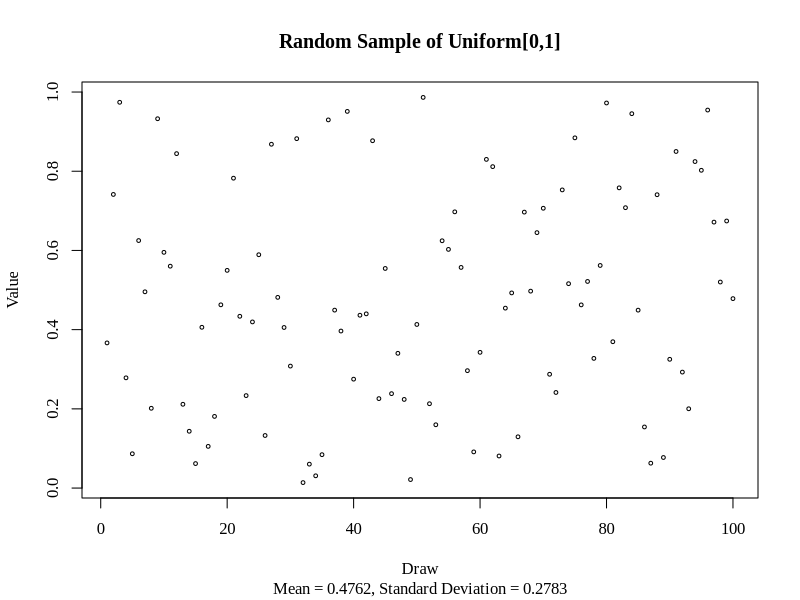
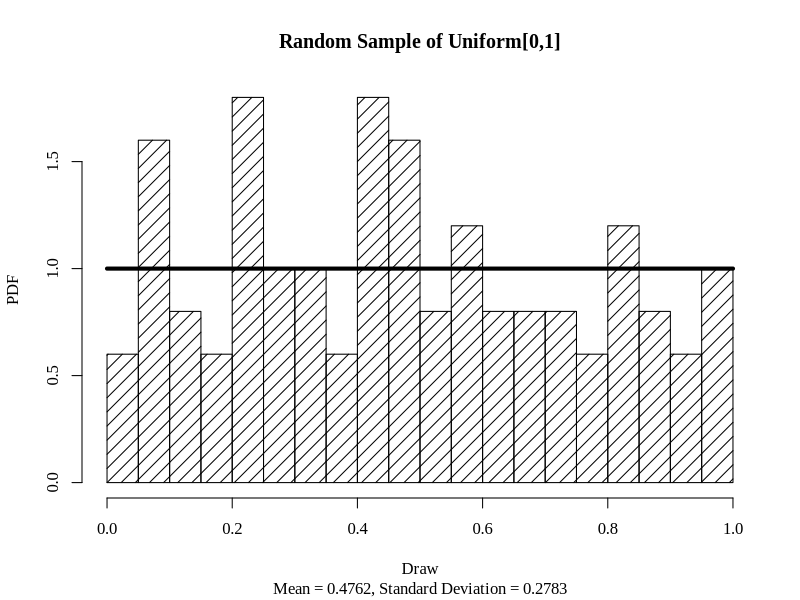
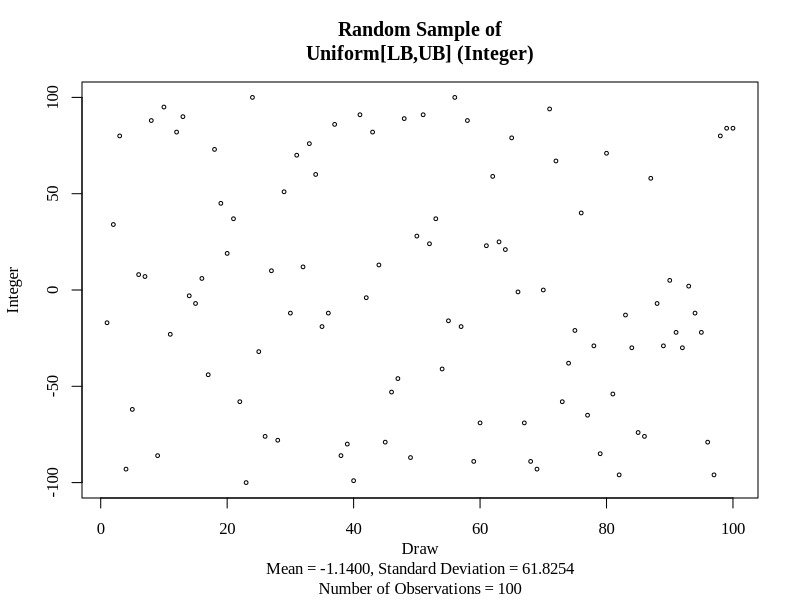
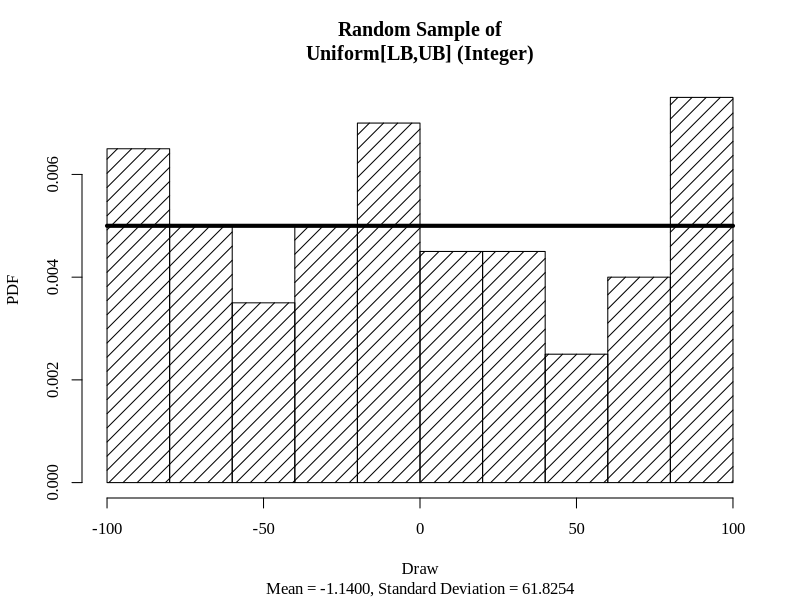
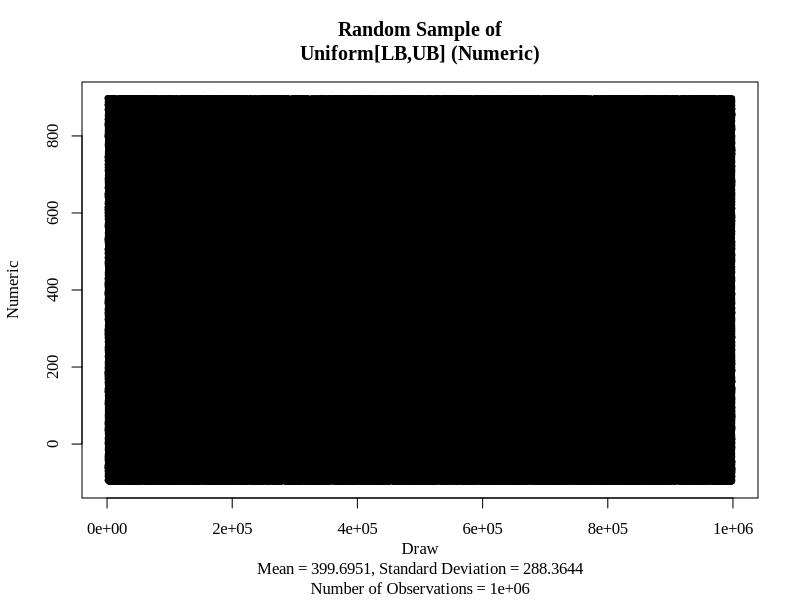
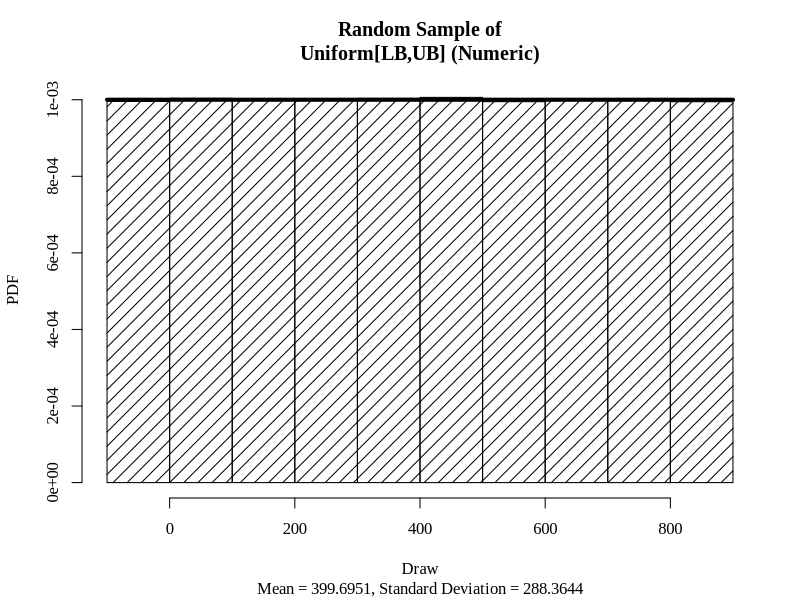
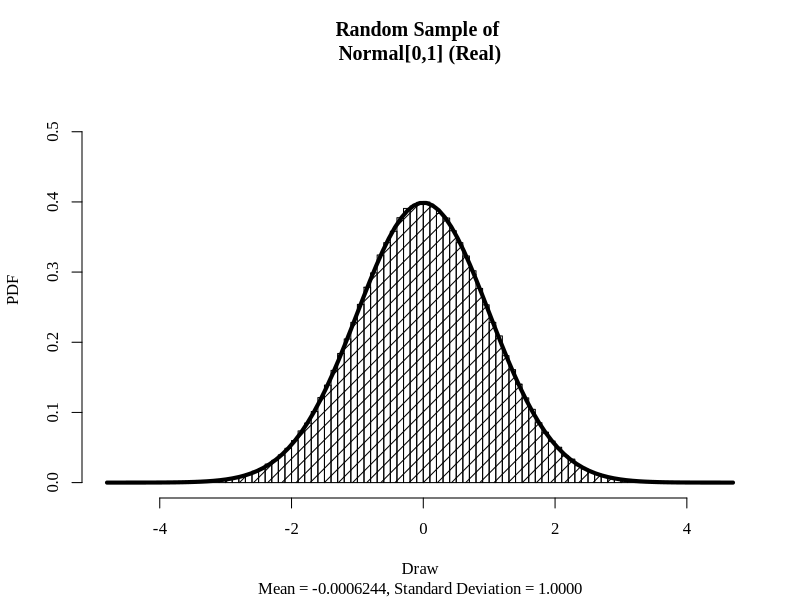
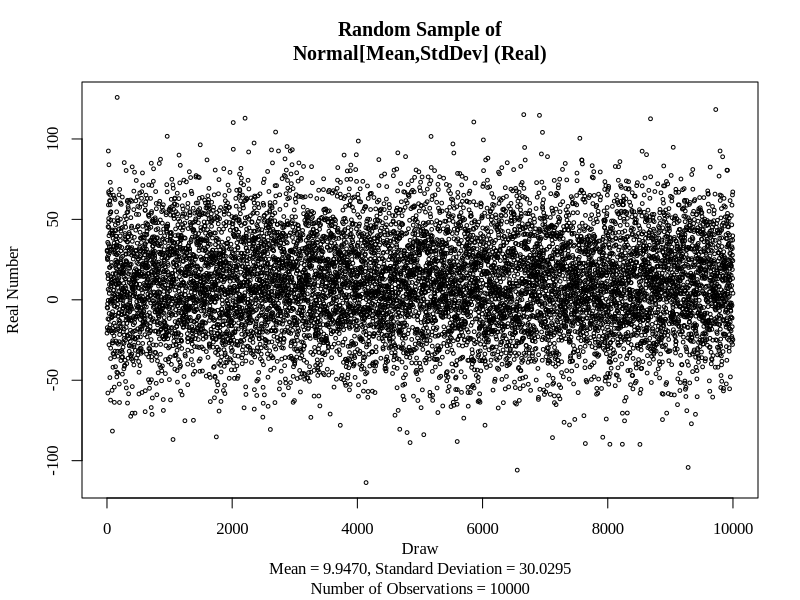

Recreate these plots in R, in order.
# 3.3 Univariate RNG Test.R
# Insight: Illustrate uniform random number generation
# stats: dunif(), punif(), qunif(), mean(), sd()
# getOptions(), options(), format(), .Machine$integer.max, plot(), hist(), curve()
# Univariate random number generator examples
# rmarkdown::render("3.3 Univariate RNG Test.R", "word_document")
rm(list = ls())  # Take out the Environment "trash"
cat("\014") # Clear Console, making error checking easier.
while (!is.null(dev.list()))  dev.off() # Clear old plots
par(family = 'Times New Roman') # Globally set fonts for graphs
# Libraries
#  date - functions for handling dates
Packages <- c("stats") 
if(length(setdiff(Packages, rownames(installed.packages()))) > 0) {
  install.packages(setdiff(Packages, rownames(installed.packages())))
} # Make sure libraries are installed on this computer
lapply(Packages, library, character.only=TRUE) # Load and attach libraries
rm(Packages)
# Input parameters
NumberOfObservations = 1 # Sample size
LowerBound = 0 # Minimum
UpperBound = 1 # Maximum
# Generates a uniform random number
SampleDraw = runif(NumberOfObservations, LowerBound, UpperBound) 
QuantileValue = 0.75 # Quantiles
# Probability density function
PDF = dunif(QuantileValue, LowerBound, UpperBound, log = FALSE) 
# Cumulative distribution function
CDF = punif(QuantileValue, LowerBound, UpperBound, lower.tail = TRUE, log.p = FALSE) 
# Quantile function
QF = qunif(CDF, LowerBound, UpperBound, lower.tail = TRUE, log.p = FALSE) 
getOption("digits")
options(digits = 4) # Data for graphs less cluttered
#
# Example 1: Standard uniform numeric with range 0 to 1
#
NumberOfObservations = 100
x = c(1:NumberOfObservations)
y = c(1:NumberOfObservations)
LowerBound = 0 # Minimum
UpperBound = 1 # Maximum
y = runif(NumberOfObservations, LowerBound, UpperBound)
yMean = mean(y)
# Details on format: (converts to character)
# trim - if FALSE, values are right justified to common width, if TRUE leading 
#  blanks for justification are suppressed
# digits - "how many significant digits are to be used," not sure
# nsmall - minimum number of digits to the right of the decimal point
# justify - left, right, or centered
yMean <- format(yMean, trim = FALSE, digits = NULL, nsmall = 4, justify = "right")
yStdDev = sd(y)
yStdDev <- format(yStdDev, trim = FALSE, digits = NULL, nsmall = 4, justify = "right")
xlim1 = c(1:2)
ylim1 = c(1:2)
MinValue = min(x)
MaxValue = max(x)
xlim1[1] = MinValue
xlim1[2] = MaxValue
MinValue = min(y)
MaxValue = max(y)
ylim1[1] = MinValue
ylim1[2] = MaxValue
Title1 = "Uniform[0,1]"
yTitle = "Value"
xTitle = "Draw"
plot(x,y,type="p",main=paste0("Random Sample of ", Title1),
  sub=paste0("Mean = ", yMean, ", Standard Deviation = ", yStdDev), 
  xlab=xTitle, ylab=yTitle, col="black", xlim = xlim1, ylim = ylim1, pch = 1, cex = 0.5)
yTitle = "PDF"
hist(y,main=paste0("Random Sample of ", Title1), breaks=20, freq=FALSE, col="black", 
  labels = FALSE, sub=paste0("Mean = ",yMean,", Standard Deviation = ", yStdDev), 
  xlab=xTitle,ylab=yTitle, plot=TRUE, axes=TRUE, density=10)  
curve(dunif(x, 0, 1), add=TRUE, col="black", lwd=4) 
#
# Example 2: Uniform integer with range LowerBound to UpperBound
#
LowerBound = -100L
UpperBound = 100L
NumberOfIntegers = UpperBound - LowerBound + 1
NumberOfObservations = 100
x = c(1:NumberOfObservations)
y = c(1:NumberOfObservations)
# Integer sample
.Machine$integer.max # Largest integer value on this machine
# sample.int: NumberOfIntegers sample range 1:NumberOfIntegers
# size - sample size
# replace - sample values replaced or not
# prob - vector of probability weights
y = sample.int(NumberOfIntegers, size = NumberOfObservations, replace = TRUE, prob = NULL)
y = y + LowerBound - 1 # Adjust integer vector for lower bound, lower bound not possible
yMean = mean(y)
yMean <- format(yMean, trim = FALSE, digits = NULL, nsmall = 4, justify = "right")
yStdDev = sd(y)
yStdDev <- format(yStdDev, trim = FALSE, digits = NULL, nsmall = 4, justify = "right")
xlim1 = c(1:2); ylim1 = c(1:2); MinValue = min(x); MaxValue = max(x)
xlim1[1] = MinValue; xlim1[2] = MaxValue; MinValue = min(y); MaxValue = max(y)
ylim1[1] = MinValue; ylim1[2] = MaxValue
Title1 = "Uniform[LB,UB] (Integer)"; yTitle = "Integer"; xTitle = "Draw"
plot(x,y,type="p",main=paste0("Random Sample of\n", Title1),
  sub=paste0(xTitle,"\nMean = ", yMean, ", Standard Deviation = ", yStdDev, 
     "\nNumber of Observations = ", NumberOfObservations), 
  ylab=yTitle, col="black", xlim = xlim1, ylim = ylim1, pch = 1, cex = 0.5, xlab="")
yTitle = "PDF"
hist(y,main=paste0("Random Sample of\n", Title1), breaks=10, freq=FALSE, col="black", 
  labels = FALSE, sub=paste0("Mean = ",yMean,", Standard Deviation = ", yStdDev), 
  xlab=xTitle, ylab=yTitle, plot=TRUE, axes=TRUE, density=10)
curve(dunif(x, LowerBound, UpperBound), add=TRUE, col="black", lwd=4) 
#
# Example 3: Uniform numeric with range LowerBound to UpperBound
#
LowerBound = -100.0
UpperBound = 900.0
NumberOfObservations = 1000000
x = c(1:NumberOfObservations)
y = runif(NumberOfObservations, LowerBound, UpperBound)
yMean = mean(y)
yMean <- format(yMean, trim = FALSE, digits = NULL, nsmall = 4, justify = "right")
yStdDev = sd(y)
yStdDev <- format(yStdDev, trim = FALSE, digits = NULL, nsmall = 4, justify = "right")
xlim1 = c(1:2); ylim1 = c(1:2)
xlim1[1] = 0; xlim1[2] = NumberOfObservations
ylim1[1] = LowerBound; ylim1[2] = UpperBound
Title1 = "Uniform[LB,UB] (Numeric)"
yTitle = "Numeric"
xTitle = "Draw"
plot(x,y,type="p",main=paste0("Random Sample of\n", Title1),
  sub=paste0(xTitle,"\nMean = ", yMean, ", Standard Deviation = ", yStdDev, 
    "\nNumber of Observations = ", NumberOfObservations), 
  ylab=yTitle, col="black", xlim = xlim1, ylim = ylim1, pch = 1, cex = 0.5, xlab="")
yTitle = "PDF"
hist(y,main=paste0("Random Sample of\n", Title1), breaks=10, freq=FALSE, col="black", 
  labels = FALSE, sub=paste0("Mean = ", yMean,", Standard Deviation = ", yStdDev), 
  xlab=xTitle, ylab=yTitle, plot=TRUE, axes=TRUE, density=10)
curve(dunif(x, LowerBound, UpperBound), add=TRUE, col="black", lwd=4) 
#
# Example 4: Standard normal (mean 0 and standard deviation 1)
#
NumberOfObservations = 1000000
x = c(1:NumberOfObservations)
y = c(1:NumberOfObservations)
PMean = 0
PStandardDeviation = 1
y = rnorm(NumberOfObservations, PMean, PStandardDeviation)
yMean = mean(y)
yMean <- format(yMean, trim = FALSE, digits = NULL, nsmall = 4, justify = "right")
yStdDev = sd(y)
yStdDev <- format(yStdDev, trim = FALSE, digits = NULL, nsmall = 4, justify = "right")
xlim1 = c(1:2); ylim1 = c(1:2)
MinValue = min(x); MaxValue = max(x)
xlim1[1] = MinValue; xlim1[2] = MaxValue
MinValue = min(y); MaxValue = max(y)
ylim1[1] = MinValue; ylim1[2] = MaxValue
Title1 = "Normal[0,1] (Real)"
yTitle = "Value"
xTitle = "Draw"
##plot(x,y,type="p",main=paste0("Random Sample of\n", Title1),
##  sub=paste0(xTitle,"\nMean = ", yMean, ", Standard Deviation = ", yStdDev,
##    "\nNumber of Observations = ", NumberOfObservations),
##  ylab=yTitle, col="black", xlim = xlim1, ylim = ylim1, pch = 1, cex = 0.5, xlab="")
yTitle = "PDF"
yPDF <- 1/sqrt(2*pi) # Mode of standard normal PDF
MinValue = 0; MaxValue = yPDF
ylim1[1] = MinValue; ylim1[2] = MaxValue + 0.15
hist(y,main=paste0("Random Sample of \n", Title1), breaks=100, freq=FALSE, col="black",
  labels = FALSE, sub=paste0("Mean = ", yMean,", Standard Deviation = ", yStdDev),
  xlab=xTitle, ylab=yTitle, plot=TRUE, axes=TRUE, density=10, ylim = ylim1)
curve(dnorm(x, 0, 1), add=TRUE, col="black", lwd=4)
#
# Example 5: Normal (mean and standard deviation)
#
PMean = 10.0
PStandardDeviation = 30.0
NumberOfObservations = 10000
x = c(1:NumberOfObservations)
y = c(1:NumberOfObservations)
y = rnorm(NumberOfObservations, PMean, PStandardDeviation) 
yMean = mean(y)
yMean <- format(yMean, trim = FALSE, digits = NULL, nsmall = 4, justify = "right")
yStdDev = sd(y)
yStdDev <- format(yStdDev, trim = FALSE, digits = NULL, nsmall = 4, justify = "right")
xlim1 = c(1:2); ylim1 = c(1:2)
MinValue = min(x); MaxValue = max(x)
xlim1[1] = MinValue; xlim1[2] = MaxValue
MinValue = min(y); MaxValue = max(y)
ylim1[1] = MinValue; ylim1[2] = MaxValue
Title1 = "Normal[Mean,StdDev] (Real)"
yTitle = "Real Number"
xTitle = "Draw"
plot(x,y,type="p",main=paste0("Random Sample of\n", Title1),
  sub=paste0(xTitle,"\nMean = ", yMean, ", Standard Deviation = ", yStdDev, 
    "\nNumber of Observations = ", NumberOfObservations), 
  ylab=yTitle, col="black", xlim = xlim1, ylim = ylim1, pch = 1, cex = 0.5, xlab="")
yTitle = "PDF"
yPDF <- 1/(sqrt(2*pi)*PStandardDeviation) # Mode of standard normal PDF
MinValue = 0; MaxValue = yPDF
ylim1[1] = MinValue; ylim1[2] = MaxValue + 0.01
hist(y,main=paste0("Random Sample of\n", Title1), breaks=10, freq=FALSE, col="black", 
  labels = FALSE, sub=paste0("Mean = ", yMean, ", Standard Deviation = ", yStdDev), 
  xlab=xTitle, ylab=yTitle, plot=TRUE, axes=TRUE, density=10, ylim = ylim1)
curve(dnorm(x, PMean, PStandardDeviation), add=TRUE, col="black", lwd=4) 
#
# Example 6: Likelihood (Bernoulli distribution)
#
p <- 0.25
dat <- floor(runif(100, 0, 1 + p))
dat
success <- sum(dat)
DesiredLikelihood = 0.25 # Probability of success
NumberOfObservations = 100
LowerBound = 0 # Minimum
UpperBound = 1 # Maximum
x = c(1:NumberOfObservations)
y = c(1:NumberOfObservations)
y = runif(NumberOfObservations, LowerBound, UpperBound)
z = c(1:NumberOfObservations)
for(i in 1:NumberOfObservations){
  if(y[i] < DesiredLikelihood) y[i] = 1
  else y[i] = 0
  z[i] = DesiredLikelihood
}
yMean = mean(y)
yMean <- format(yMean, trim = FALSE, digits = NULL, nsmall = 4, justify = "right")
yStdDev = sd(y)
yStdDev <- format(yStdDev, trim = FALSE, digits = NULL, nsmall = 4, justify = "right")
xlim1 = c(1:2); ylim1 = c(1:2)
MinValue = min(x); MaxValue = max(x)
xlim1[1] = MinValue; xlim1[2] = MaxValue
MinValue = min(y); MaxValue = max(y)
ylim1[1] = MinValue; ylim1[2] = MaxValue
Title1 = "Bernoulli[DesiredLikelihood]"
yTitle = "Value"
xTitle = "Draw"
plot(x,y,type="p",main=paste0("Random Sample of\n", Title1),
  sub=paste0(xTitle,"\nMean = ", yMean, ", Standard Deviation = ", yStdDev, 
    "\nNumber of Observations = ", NumberOfObservations), 
  ylab=yTitle, col="black", xlim = xlim1, ylim = ylim1, pch = 1, cex = 0.5, xlab="")
yTitle = "PDF"
hist(y,main=paste0("Random Sample of \n", Title1), breaks=10, freq=FALSE, col="black", 
  labels = FALSE, sub=paste0("Mean = ",yMean,", Standard Deviation = ", yStdDev), 
  xlab=xTitle, ylab=yTitle, plot=TRUE, axes=TRUE, density=10)

